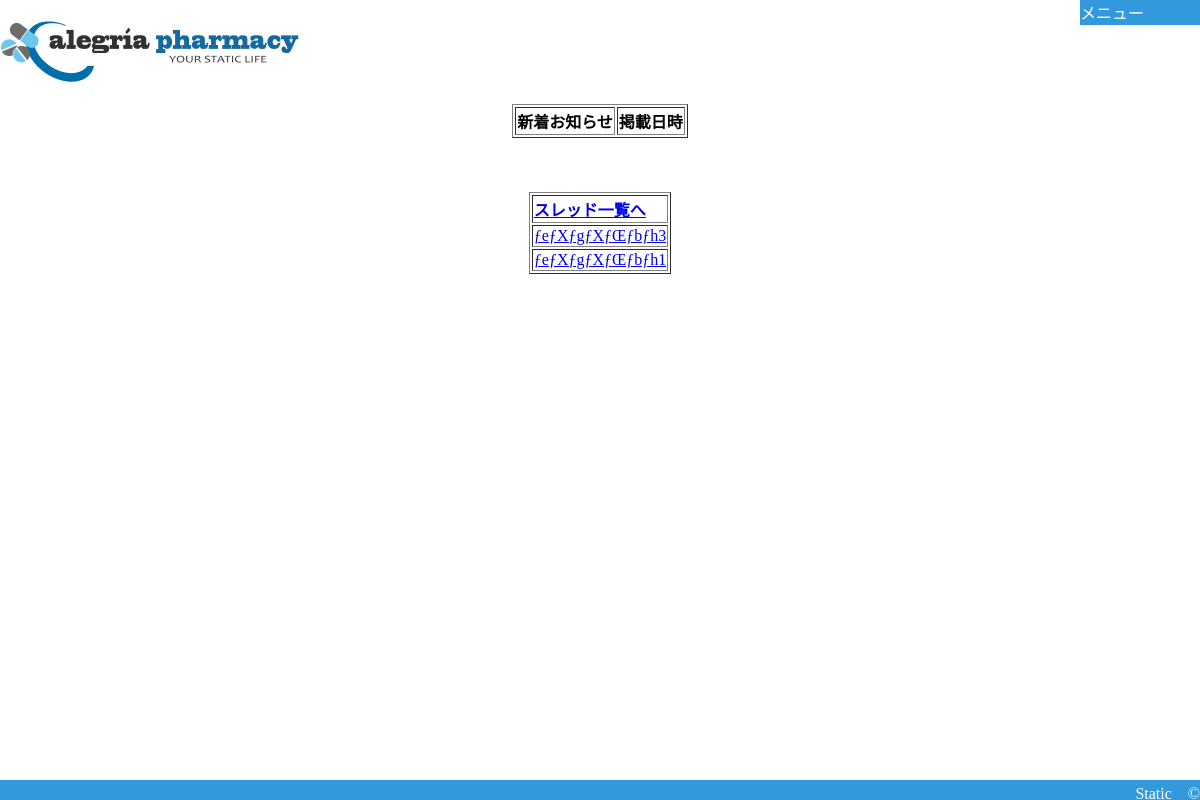
Screenshot of /php/toppage/toppage.php (signed in) with the database file from the repository.
### tables this page shows
CREATE TABLE m_response
( 
	response_id INT(10) NOT NULL, 
	thread_id   INT(10) NOT NULL, 
	user_id   CHAR(10) NOT NULL, 
	response_date DATETIME(6) NOT NULL, 
	response_inner VARCHAR(1500) NOT NULL, 
	response_delete BOOLEAN,  
	PRIMARY KEY(thread_id,response_id),
	FOREIGN KEY(thread_id) REFERENCES m_thread(thread_id),
	FOREIGN KEY(user_id) REFERENCES m_user(user_id)
	
);

CREATE TABLE m_thread
( 
	thread_id   INT(10) PRIMARY KEY NOT NULL, 
	thread_title VARCHAR(50) NOT NULL, 
	thread_fade BOOLEAN, 
	thread_delete BOOLEAN   
);

### function/database_session.php (called while the page is built, shortened)
<?php
function connectDB()
{
    $dbn     = 'mysql:dbname=drag_db; host=localhost; charset=utf8';
    $DBuser ='root';
    $DBpass ='password';
    try{
      $ddb = new PDO($dbn, $DBuser, $DBpass);
      $ddb->setAttribute(PDO::ATTR_ERRMODE, PDO::ERRMODE_EXCEPTION);
    }catch(Exception$e){
      print "データベース接続エラー:{$e->getMessage()}";
      exit;
    }
    return $ddb;
}
function getManager()
{
    $dbh = connectDB();
      try{
        $sql = "SELECT user_manager FROM m_user";
        $sql.=" WHERE user_id=:user";
        $sth = $dbh->prepare($sql);
        $sth->bindValue(":user", $_SESSION["identify"]);
        $sth->execute();
      }catch(PDOException $e){
        print "SQL発行エラー:{$e->getMessage()}";
        exit;
      }
      while ($row = $sth->fetch(PDO::FETCH_ASSOC)){
        $manager = $row["user_manager"];
      }
      return $manager;
}

### function/xss.php (the view)
<?php
    function h($str)
    {
        return nl2br(htmlspecialchars($str, ENT_QUOTES, "UTF-8"));
    }
    function ph($str)
    {
        echo h($str);
    }

### php/toppage/toppage.php (shortened to what this page needs)
<!DOCTYPE html>
<html>
  <head>
    <link rel="stylesheet" href="../../css/main.css" type="text/css">
    <?php
    require_once('../../header.php');
    require_once('../../function/xss.php');
    require_once('../../function/database_session.php');
      require_once('../../function/database_session.php');
      $Identify = getUser();
      $judge = getManager($Identify);
    $dbh = connectDB();
    try {
        $sql = "SELECT * FROM m_notice ";
        $sql .= " WHERE notice_delete = false and (curdate() between notice_start and notice_end) ";
        $sql .= " ORDER BY notice_start DESC";
        $sth = $dbh->prepare($sql);
        $sth->execute();
    } catch (PDOException $e) {
        exit("SQL発行エラー：{$e->getMessage()}");
    }
  ?>
  </head>
  <body>
    <div id="wrapper">
      <div id="content">
      <br><br><br>
        <table border="1">
            <tr>
                <th>新着お知らせ</th>
                <th>掲載日時</th>
            </tr>
        </table>
        <br><br><br>
        <table border="1">
            <tr>
                <th><a href="../thread/thread_main.php?page_id=1">スレッド一覧へ</a></th>
            </tr>
            <?php
            try {
               $sql = "SELECT *,t1.thread_id as thread_id_main FROM m_thread t1";
    $sql .= " LEFT OUTER JOIN m_response t2 ON t1.thread_id = t2.thread_id";
    $sql .= " LEFT OUTER JOIN m_gj t3 ON t2.thread_id = t3.thread_id AND t2.response_id = t3.response_id";
    $sql .= " LEFT OUTER JOIN m_user t4 ON t3.user_id = t4.user_id";
    $sql .= " LEFT OUTER JOIN m_entry t5 ON t1.thread_id = t5.thread_id";
    $sql .= " WHERE t5.user_id = :user OR t1.thread_fade = 0  OR $judge = 1";
    $sql .= " GROUP BY t1.thread_id";
    $sql .= " HAVING t1.thread_delete = false";
    $sql .= " AND t1.thread_id > 0";
    $sql .= " ORDER BY t2.response_date, t1.thread_id DESC";
     $sql .= " LIMIT 10 offset 0";
                $sth = $dbh->prepare($sql);
$sth->bindValue(":user", "{$Identify}");
                $sth->execute();
            } catch (PDOException $e) {
                exit("SQL発行エラー：{$e->getMessage()}");
            }
             while($row = $sth->fetch(PDO::FETCH_ASSOC)){
                ?>
            <tr>
                <td>
                <?php
                  echo'<a href="../thread/thread_Individual.php?thread_id=';
                  echo'&page_id=1">';
                ?>
                <?php ph($row["thread_title"]);?></a></td>
            </tr>
            <?php
          }?>
        </table>
      </div>
      <br><br><br><br><br><br><br><br><br><br>
      <?php require_once('../../footer.php');  ?>
    </div>
  </body>
</html>

### css/main.css (style rules this page uses)
#wrapper { position:absolute; top:0px; left:0px; right:0px; bottom:0px; margin:auto; width:100%; height:100%; background-color:#FFFFFF; text-align:center; }
#content { width:100%; position:relative; top:50px; bottom:20px; left:0px; right:opx; margin:auto; text-align:center; }
table { margin-left: auto; margin-right: auto; text-align:left; }

### rows the page displays
m_response: thread.thread_title "ƒeƒXƒgƒXƒŒƒbƒh3"
m_response: thread.thread_title "ƒeƒXƒgƒXƒŒƒbƒh1"
